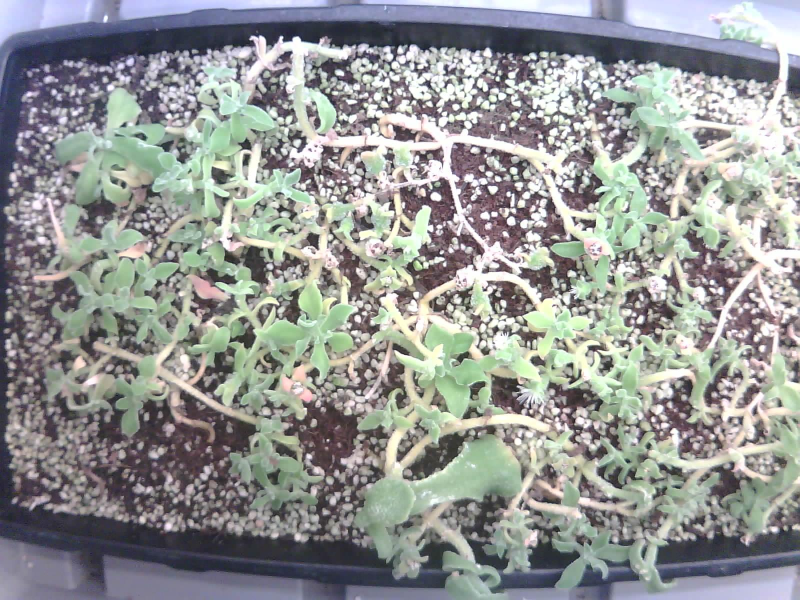
#> input picture Model/Crop_Segmentation/Morphology/3691716968414_-pic_jpg.rf.b8f9d2f1e596dfce7d2b80ec8dc044a5.jpg, 1600 x 1200 px, given in place of IMG_7748.jpeg, which was not available (shown at 1/2 size)
$ python RB_threshold_gray_channel.py
#> lines starting #> are read from the running program, lines starting #| are printed output that depends on the picture; after the words box and inside, x2 and y2 are one past the last pixel; in counts of white or black regions, pixels touching at a corner belong together; pictures that were not available may be replaced by others from this repository, and a replacement may not be noted
### Model/Crop_Segmentation/Morphology/adaptiveFilter_Conv.py
import numpy as np
from PIL import Image
import cv2


def adaptiveDirectionFilter(image, kernal_size=7, strides=1, angle_interval=30, threshold=0.8):
    """
    :param kernal_size:
    :param angle_interval:
    :return:
    """
    assert not 180 % angle_interval, 'angle_interval should be able to split 180 degrees equally.'
    assert kernal_size % 2, 'kernal_size should be odd.'
    assert kernal_size >= strides, 'kernal_size should larger than or equal to strides.'

    # calculate filter kernal
    mask = np.zeros((kernal_size, kernal_size), dtype=np.uint8)
    mask[:, kernal_size//2] = 1
    k = np.expand_dims(mask.copy(), axis=0)
    for angle in range(angle_interval, 180, angle_interval):
        matrix = cv2.getRotationMatrix2D((kernal_size//2, kernal_size//2), angle, 1)
        rotated_mask = cv2.warpAffine(mask, matrix, mask.shape[::-1])
        rotated_mask = np.expand_dims(rotated_mask, axis=0)
        k = np.append(k, rotated_mask, axis=0)
        # 显示图像
        # pil_image.show()

    # Slip along the image
    padding_y = int((kernal_size + (image.shape[0]-1) * strides - image.shape[0]) / 2)
    padding_x = int((kernal_size + (image.shape[1]-1) * strides - image.shape[1]) / 2)

    padded_image = cv2.copyMakeBorder(image, padding_y, padding_y, padding_x, padding_x, cv2.BORDER_CONSTANT, value=0)
    res_dilate = np.zeros_like(image)
    index_i = 0
    index_j = 0

    eros_index = []

    for i in range(kernal_size//2, padded_image.shape[0]-kernal_size//2, strides):
        index_j = 0
        for j in range(kernal_size//2, padded_image.shape[1]-kernal_size//2, strides):
            left_top_corner = [i-kernal_size//2, j-kernal_size//2]
            right_bottom_corner = [i+kernal_size//2+1, j+kernal_size//2+1]
            field = padded_image[left_top_corner[0]:right_bottom_corner[0], left_top_corner[1]:right_bottom_corner[1]]
            field = np.expand_dims(field, axis=0)
            tmp = np.sum((field * k).reshape(-1, k.shape[0]), axis=0)
            max_direction_index = np.argmax(tmp)
            max_direction_value = tmp[max_direction_index] / np.count_nonzero(k[max_direction_index])
            vertical_max_direction_index = int((np.argmax(tmp) + (k.shape[-1]+1) / 2) % (k.shape[0]))
            vertical_max_direction_value = tmp[vertical_max_direction_index] / np.count_nonzero(k[vertical_max_direction_index])

            max_direction_k = k[max_direction_index]
            if threshold * max_direction_value > vertical_max_direction_value:
                Sl = max_direction_k[kernal_size // 2 - kernal_size // 4:kernal_size // 2 + kernal_size // 4 + 1, kernal_size // 2 - kernal_size // 4:kernal_size // 2 + kernal_size // 4 + 1]
                f = padded_image[i-kernal_size // 4: i+kernal_size // 4 + 1, j-kernal_size // 4: j+kernal_size // 4 + 1]
                # 膨胀
                tmp = np.max(Sl*f)
                res_dilate[index_i][index_j] = tmp
                eros_index.append([i, j, index_i, index_j, max_direction_index])
            else:
                res_dilate[index_i][index_j] = image[index_i][index_j]
                pass
            index_j += 1
        index_i += 1
        print(i, j)

    res_eros = res_dilate.copy()
    res_dilate_padding = cv2.copyMakeBorder(res_dilate, padding_y, padding_y, padding_x, padding_x, cv2.BORDER_CONSTANT, value=0)
    # 腐蚀
    for item in eros_index:
        i, j, index_i, index_j, max_direction_index = item
        max_direction_k = k[max_direction_index]
        Sl = max_direction_k[kernal_size // 2 - kernal_size // 4:kernal_size // 2 + kernal_size // 4 + 1, kernal_size // 2 - kernal_size // 4:kernal_size // 2 + kernal_size // 4 + 1]
        f = res_dilate_padding[i - kernal_size // 4: i + kernal_size // 4 + 1, j - kernal_size // 4: j + kernal_size // 4 + 1]
        tmp = np.min(Sl * f)
        res_eros[index_i][index_j] = tmp
    print(res_eros.shape)
    return res_eros

# [10 lines that do not run on import are left out]

### Model/Crop_Segmentation/Morphology/RB_threshold_gray_channel.py
import cv2
import numpy as np
import matplotlib.pyplot as plt
from adaptiveFilter_Conv import adaptiveDirectionFilter


def hysteresisThresh(image, TH=170, TL=100):
    # 滞后性阈值
    res = np.zeros(image.shape)  # 定义双阈值图像
    # 关键在这两个阈值的选择
    for i in range(1, res.shape[0] - 1):
        for j in range(1, res.shape[1] - 1):
            if image[i, j] < TL:
                res[i, j] = 0
            elif image[i, j] > TH:
                res[i, j] = 255
            elif ((image[i + 1, j] > TH) or (image[i - 1, j] > TH) or (image[i, j + 1] > TH) or
                  (image[i, j - 1] > TH) or (image[i - 1, j - 1] > TH) or (image[i - 1, j + 1] > TH) or
                  (image[i + 1, j + 1] > TH) or (image[i + 1, j - 1] > TH)):
                res[i, j] = 255
    return res

# 读取图像并转换为灰度图像
image = cv2.imread('/Users/shijunshen/Documents/Code/dataset/Smart-Farm-All/Handle/7.5 iphone/IMG_7748.jpeg')
#> image is the input picture: shape (1200, 1600, 3); mean B, G, R 148.6, 150.2, 147.9
image = cv2.resize(image, (320, 320))
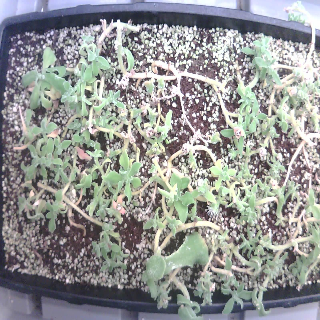
#> image: shape (320, 320, 3); mean B, G, R 148.6, 150.1, 147.9
gray_image = cv2.cvtColor(image, cv2.COLOR_BGR2GRAY)
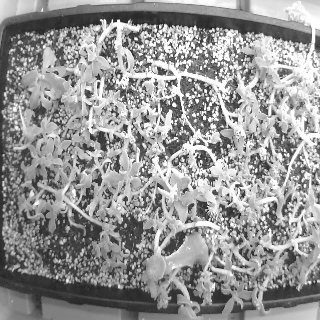
#> gray_image: shape (320, 320); min 19, max 255, mean 149.3
# 计算最大灰度值
max_value = np.max(gray_image)
#> max_value = 255
# 灰度拉伸
gray_image = gray_image.astype(float) / max_value * 255
# adaptive = adaptiveDirectionFilter(gray_image, 11, 1, 5)

# 对灰度图像进行高斯平滑
blurred_image = cv2.GaussianBlur(gray_image, (7, 7), 0)


adaptive = adaptiveDirectionFilter(blurred_image, 5, 1, 5)
#> after the loop in adaptiveDirectionFilter, `for i in range(kernal_size//2, padded_image.shape[0]-kernal_size//2, s..`:
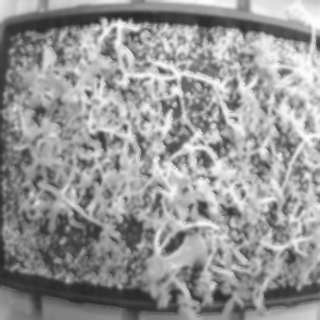
#> res_dilate: shape (320, 320) float64; min 41.32, max 253.9, mean 150.5
#> after the loop in adaptiveDirectionFilter, `for i in range(kernal_size//2, padded_image.shape[0]-kernal_size//2, s..`: eros_index = 5242 items, first 6: [2, 3, 0, 1, 4], [2, 4, 0, 2, 3], [2, 5, 0, 3, 3], [2, 6, 0, 4, 3], [2, 7, 0, 5, 3], [2, 8, 0, 6, 3]; index_i = 320
#> in adaptiveDirectionFilter, `res_dilate_padding = cv2.copyMakeBorder(res_dilate, padding_y, padding..`:
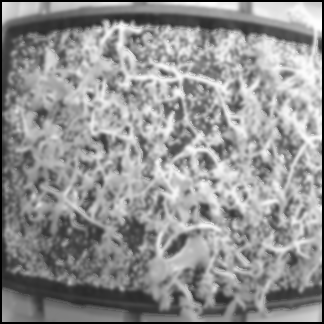
#> res_dilate_padding: shape (324, 324) float64; min 0, max 253.9, mean 146.8
#> the loop in adaptiveDirectionFilter, `for item in eros_index:` made 5242 passes
#> (item, j, index_j, max_direction_index, f) on passes 1 to 3: ([2, 3, 0, 1, 4], 3, 1, 4, [[0, 0, 0], [227.5, 227, 225.7], [227.4, 226.9, 225.5]]), ([2, 4, 0, 2, 3], 4, 2, 3, [[0, 0, 0], [227, 225.7, 223.9], [226.9, 225.5, 223.6]]), ([2, 5, 0, 3, 3], 5, 3, 3, [[0, 0, 0], [225.7, 223.9, 221.6], [225.5, 223.6, 221.2]])
#> after the loop in adaptiveDirectionFilter, `for item in eros_index:`:
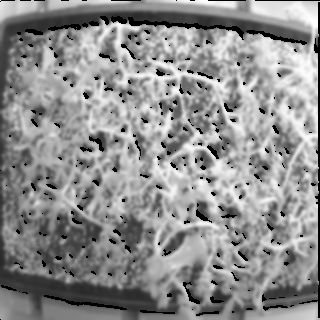
#> res_eros: shape (320, 320) float64; 5.12% of pixels changed, all inside (x1, y1, x2, y2) = (0, 0, 320, 320)
#| (320, 320)

thresh = hysteresisThresh(adaptive, TH=100, TL=40)
#> after the loop in hysteresisThresh, `for i in range(1, res.shape[0] - 1):`:
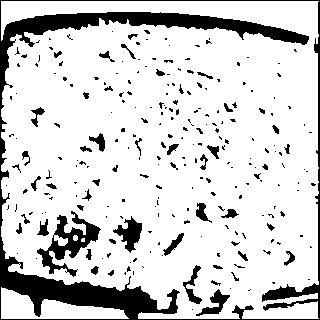
#> res: shape (320, 320) float64; 83.4% white; 252 black regions (198 under 20 px), largest, box (x1, y1, x2, y2) and area: (0, 0, 320, 320) 10969, (37, 211, 101, 277) 1396, (113, 216, 142, 253) 493

# 浮点型转成uint8型
thresh = cv2.convertScaleAbs(thresh)
#> thresh: shape (320, 320); 83.4% white; 252 black regions (198 under 20 px)


tmp = thresh
contours, _ = cv2.findContours(tmp, cv2.RETR_TREE, cv2.CHAIN_APPROX_SIMPLE)
#> contours = 296 contours, 216 with area under 20; largest, box (x1, y1, x2, y2) and area: (1, 1, 319, 319) 88145, (1, 287, 129, 319) 1898, (36, 210, 102, 278) 1636, (112, 215, 143, 254) 555, (195, 288, 231, 317) 370
# long_contours = list(filter(lambda c: len(c) > 100, contours))

# largest_contour = max(contours, key=lambda arr: len(arr))
# 面积过滤器
filtered_contours = []
for contour in contours:
    # 计算轮廓的面积
    area = cv2.contourArea(contour)
    if area > 50000:  # 调整阈值以筛选出感兴趣的轮廓
        filtered_contours.append(contour)
#> this loop made 296 passes
#> area on passes 1, 2, 6: 1898.5, 88145, 370
#> after the loop, filtered_contours = 1 contour; box (x1, y1, x2, y2) and area: (1, 1, 319, 319) 88145


result = np.zeros_like(image)
cv2.drawContours(result, filtered_contours, -1, (0, 0, 255), thickness=cv2.FILLED)
cv2.drawContours(result, filtered_contours, -1, (0, 255, 0), thickness=3)
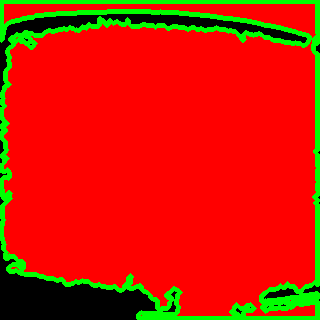
#> result: shape (320, 320, 3); mean of channels 0, 1, 2 0, 28, 204.9; drawn as B, G, R

# 保存结果
cv2.imwrite('original_image.png', image)
cv2.imwrite('gray_image.png', gray_image)
cv2.imwrite('blurred_image.png', blurred_image)
cv2.imwrite('ADF_image.png', adaptive)
cv2.imwrite('thresh_image.png', thresh)
cv2.imwrite('result.png', result)
# 保存结果图像
plt.figure(figsize=(15, 7))

plt.subplot(2, 3, 1)
plt.imshow(image, cmap='gray')
plt.axis('off')

plt.subplot(2, 3, 2)
plt.imshow(gray_image, cmap='gray')
plt.axis('off')

plt.subplot(2, 3, 3)
plt.imshow(blurred_image, cmap='gray')
plt.axis('off')

plt.subplot(2, 3, 4)
plt.imshow(adaptive, cmap='gray')
plt.axis('off')

plt.subplot(2, 3, 5)
plt.imshow(thresh, cmap='gray')
plt.axis('off')

plt.subplot(2, 3, 6)
plt.imshow(result, cmap='gray')
plt.axis('off')
#> figure, not shown here; B, G, R data is drawn as R, G, B

$ run again, on Model/Crop_Segmentation/PostCalculate/test.jpg
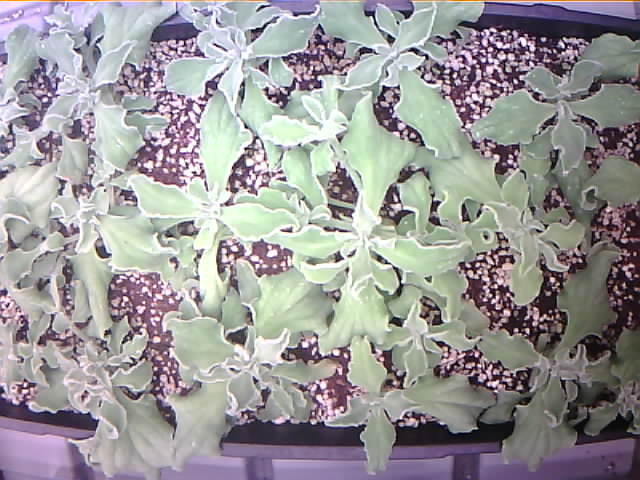
#> input picture Model/Crop_Segmentation/PostCalculate/test.jpg, 640 x 480 px, given in place of IMG_7748.jpeg, which was not available
#> image is the input picture: shape (480, 640, 3); mean B, G, R 153.1, 151.9, 154.5
#> image: shape (320, 320, 3)
#> max_value = 255
#> after the loop in adaptiveDirectionFilter, `for i in range(kernal_size//2, padded_image.shape[0]-kernal_size//2, s..`: eros_index = 4545 items, first 6: [2, 3, 0, 1, 4], [2, 4, 0, 2, 4], [2, 5, 0, 3, 4], [2, 6, 0, 4, 4], [2, 7, 0, 5, 4], [2, 8, 0, 6, 4]; index_i = 320
#> the loop in adaptiveDirectionFilter, `for item in eros_index:` made 4545 passes
#> (item, j, index_j, max_direction_index, f) on passes 1 to 3: ([2, 3, 0, 1, 4], 3, 1, 4, [[0, 0, 0], [219.7, 222, 222.1], [222, 222, 222.1]]), ([2, 4, 0, 2, 4], 4, 2, 4, [[0, 0, 0], [222, 222.1, 222.2], [222, 222.1, 222.2]]), ([2, 5, 0, 3, 4], 5, 3, 4, [[0, 0, 0], [222.1, 222.2, 222.8], [222.1, 222.2, 222.8]])
#| (320, 320)
#> after the loop in hysteresisThresh, `for i in range(1, res.shape[0] - 1):`:
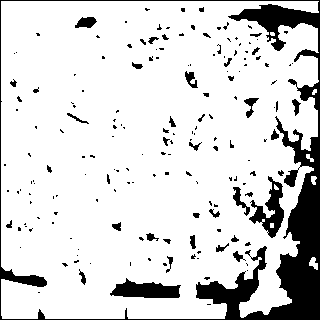
#> res: shape (320, 320) float64; 85.1% white; 178 black regions (136 under 20 px), largest, box (x1, y1, x2, y2) and area: (0, 0, 320, 320) 10794, (110, 278, 181, 298) 902, (249, 176, 284, 238) 865
#> thresh: shape (320, 320); 85.1% white; 178 black regions (136 under 20 px)
#> contours = 214 contours, 151 with area under 20; largest, box (x1, y1, x2, y2) and area: (1, 1, 319, 319) 90561, (248, 175, 285, 239) 1014, (109, 277, 182, 299) 982, (232, 186, 251, 217) 204, (74, 16, 98, 29) 194
#> the loop `for contour in contours:` made 214 passes
#> area on passes 1 to 3: 54.5, 29, 21
#> after the loop `for contour in contours:`: filtered_contours = 1 contour; box (x1, y1, x2, y2) and area: (1, 1, 319, 319) 90561
#> `cv2.drawContours(result, filtered_contours, -1, (0, 255, 0), thickness..`:
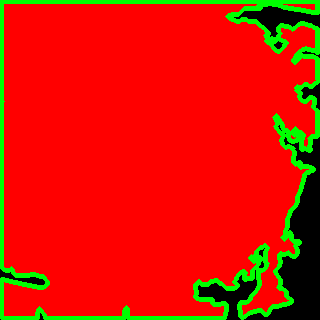
#> result: shape (320, 320, 3); mean of channels 0, 1, 2 0, 23.7, 212.8; drawn as B, G, R
